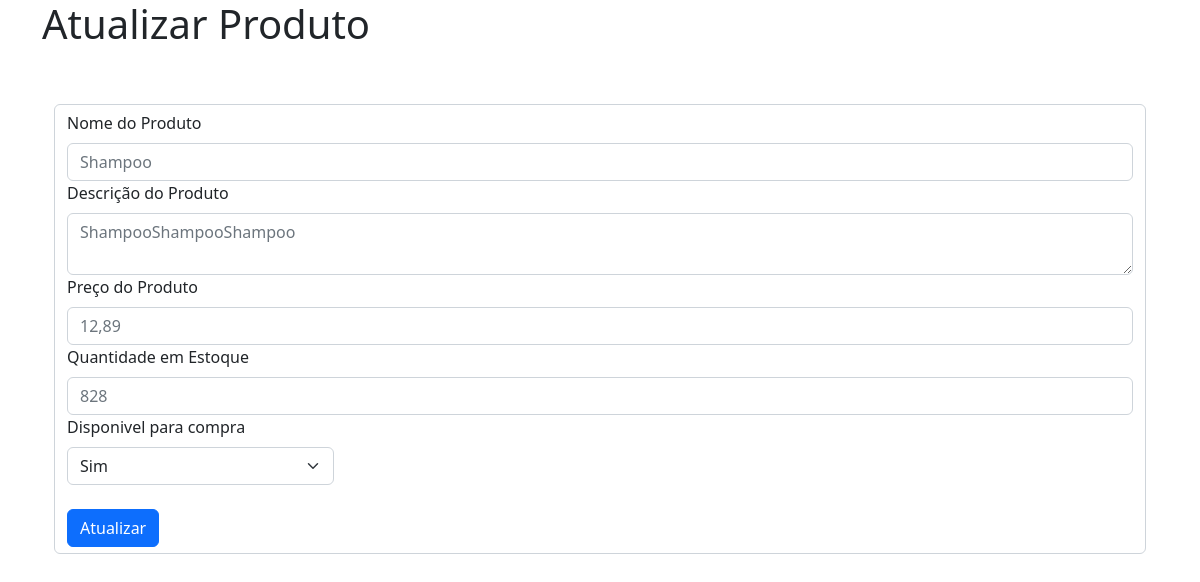
Page /produtos/editar/3/ on the earlier database version.
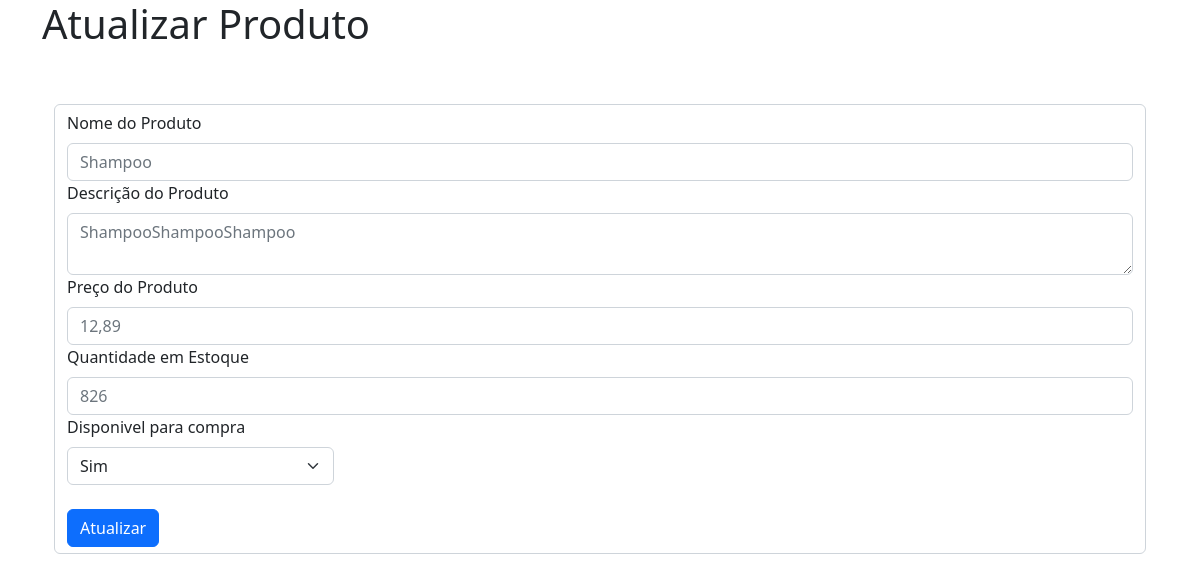
Same page on the later database version.
### crm/models.py (models this page shows, shortened)
class Produto(models.Model):
    nome = models.CharField(max_length=50)
    descricao = models.TextField()
    preco = models.DecimalField(max_digits=10, decimal_places=2)
    qtd_estoque = models.IntegerField()
    ativo = models.BooleanField()
    data_criacao = models.DateTimeField(auto_now_add=True)
    data_atualizacao = models.DateTimeField(auto_now=True)

### crm/views.py (the view, shortened to what this page needs)
# urls.py: path('editar/<int:id>/', views.editar_produto, name='editar_produto'),
def editar_produto(request, id):
    if request.method == 'GET':
        produto = Produto.objects.get(id=id)
        return render(request, "produto_editar.html", {'produto': produto})

### crm/templates/produto_editar.html (shortened to what this page needs)
{% extends "base.html" %}
{% block 'body' %}
    <div class="container">
        <h1>Atualizar Produto</h1>
        <br>
        <div class="container">
            <br>
            <form action="{% url "editar_produto" produto.id %}" method="post" class="form-control">{% csrf_token %}
                <label for="nome" class="form-label">Nome do Produto</label>
                <input type="text" name="nome" id="nome" class="form-control" placeholder="{{produto.nome}}">
                <label for="descricao" class="form-label">Descrição do Produto</label>
                <textarea name="descricao" id="descricao" class="form-control" placeholder="{{produto.descricao}}"></textarea>
                <label for="preco" class="form-label">Preço do Produto</label>
                <input type="number" step=".01" name="preco" id="preco" class="form-control" placeholder="{{produto.preco}}">
                <label for="qtd_estoque" class="form-label">Quantidade em Estoque</label>
                <input type="number" name="qtd_estoque" id="qtd_estoque" class="form-control" placeholder="{{produto.qtd_estoque}}">
                <div class="col-3">
                    <label for="ativo" class="form-label">Disponivel para compra</label>
                    <select name="ativo" id="ativo" class="form-select" required>
                        <option value="1" select>Sim</option>
                    </select>
                </div>
                <br>
                <button type="submit" class="btn btn-primary">Atualizar</button>
            </form>
        </div>
    </div>
{% endblock 'body' %}

Differences in the rows shown:
changed Produto "Shampoo": qtd_estoque "828" → "826"
